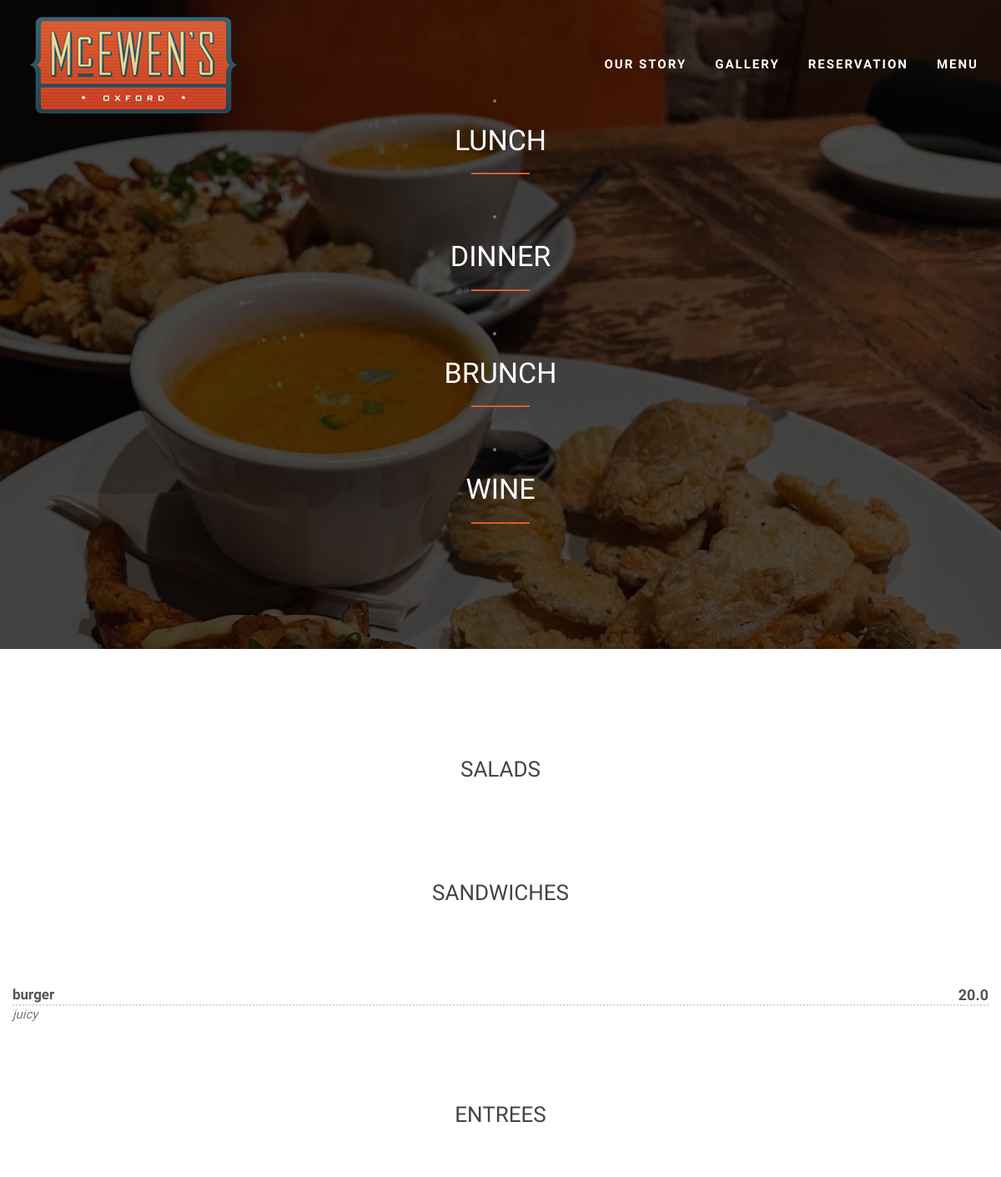
The page /lunch/ on the database as committed earlier.
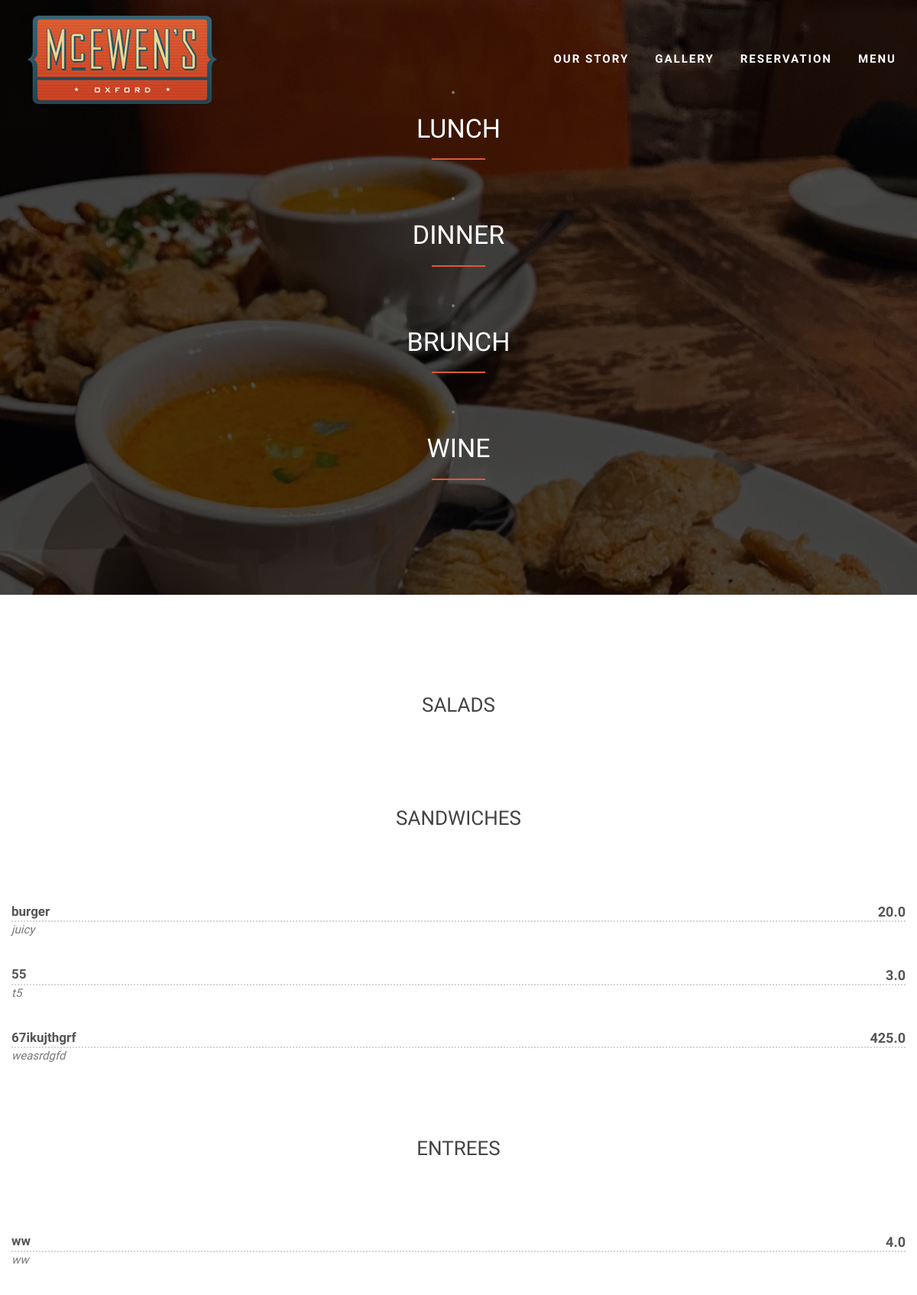
The same page on the database as committed later.
### mcewens/models.py (models this page shows)
class MenuItem(models.Model):
    name = models.CharField(max_length=50)
    CATEGORY_CHOICES = (
        ("Brunch", "Brunch"),
        ("Lunch", "Lunch"),
        ("Dinner", "Dinner"),
        ("Wine and Cocktails", "Wine and Cocktails"),
    )
    category = models.CharField(choices=CATEGORY_CHOICES, max_length=50)
    TYPE_CHOICES = (
        ("Appetizers", "Appetizers"),
        ("Salads", "Salads"),
        ("Soups", "Soups"),
        ("Entrees", "Entrees"),
        ("Sandwiches", "Sandwiches"),
        ("Wine", "Wine"),
        ("Cocktails", "Cocktails"),
    )
    item_type = models.CharField(choices=TYPE_CHOICES, max_length=50, blank=True)
    description = models.TextField(max_length=200, blank=True)
    price = models.CharField(max_length=50)
    CURRENT_CHOICES = (
        (1, "On menu"),
        (0, "Not on menu"),
    )
    current = models.IntegerField(default=1, choices=CURRENT_CHOICES)
    class Meta:
        unique_together = ("name", "category")

### mcewens/views.py (the view)
# urls.py: path("lunch/", lunch_view, name="lunch"),
def lunch_view(request):
    TYPES = ("Salads", "Sandwiches", "Entrees")
    lunch_item = get_current_by_category("Lunch").values()
    return render(request, "lunch.html", {"types": TYPES, "items": lunch_item})

### mcewens/models.py (called while the page is built)
def get_current_by_category(cat):
    return MenuItem.objects.filter(category=cat, current=1)

### mcewens/templates/lunch.html (shortened to what this page needs)
{% extends 'index.html' %} {% block content%}
<div id="restaurant-menu">
  <div class="section-title text-center center">
    <div class="overlay">
      <li>
        <a id="lunch-link" href="{% url 'lunch' %}" class="page-scroll">
          <h2>Lunch</h2>
        </a>
      </li>
      <hr />
      <li>
        <a id="dinner-link" href="{% url 'dinner' %}" class="page-scroll">
          <h2>Dinner</h2>
        </a>
      </li>
      <hr />
      <li>
        <a id="brunch-link" href="{% url 'brunch' %}" class="page-scroll">
          <h2>Brunch</h2>
        </a>
      </li>
      <hr />
      <li>
        <a id="wine-link" href="{% url 'wine' %}" class="page-scroll">
          <h2>Wine</h2>
        </a>
      </li>
      <hr />
    </div>
  </div>
  <div class="container">
    <div class="row">
   {% for type in types %}
      <div class="container">
        <div class="row">
           <div class="overlay">
            <h2 class="menu-section-title">{{ type }}</h2>
            <div class="overlay">
              <div class="container">
                <div class="row">
                    {% for item in items %} {% if item.item_type == type %}
                    <div class="menu-item">
                      <div class="menu-item-name">{{ item.name }}</div>
                      <div class="menu-item-price">{{ item.price }}</div>
                      <div class="menu-item-description">{{ item.description }}</div>
                    </div>
                    {% endif %} {% endfor %} {% endfor %}
                  </div>
                  {% endblock content%}

### mcewens/templates/index.html (shortened to what this page needs)
{% load static %}
<!DOCTYPE html>
<html lang="en">
<head>
  <link rel="stylesheet" type="text/css" href="{% static 'css/bootstrap.css' %}" />
  <link rel="stylesheet" type="text/css" href="{% static 'fonts/font-awesome/css/font-awesome.css' %}" />
  <link rel="stylesheet" type="text/css" href="{% static 'css/style.css' %}" />
  <link rel="stylesheet" type="text/css" href="{% static 'css/nivo-lightbox/nivo-lightbox.css' %}" />
  <link rel="stylesheet" type="text/css" href="{% static 'css/nivo-lightbox/default.css' %}" />
</head>
<body id="page-top" data-spy="scroll" data-target=".navbar-fixed-top">
  <nav id="menu" class="navbar navbar-default navbar-fixed-top">
    <div class="container">
      <div class="navbar-header">
        {% if user.is_authenticated %} <a href="{%url 'restaurant_admin'%}">
          <img src="{% static 'img/logo_360.png' %}" class="img-responsive" alt="Logo" />
        </a>
        {%else%}
        <a href="{%url 'home'%}">
          <img src="{% static 'img/logo_360.png' %}" class="img-responsive" alt="Logo" />
        </a>
        {% endif %}
      </div>
      <div class="collapse navbar-collapse" id="bs-example-navbar-collapse-1">
        <ul class="nav navbar-nav navbar-right">
          <li><a href="{%url 'home'%}#about" class="page-scroll">Our story</a></li>
          <li><a href="{%url 'home'%}#portfolio" class="page-scroll">Gallery</a></li>
          <li><a href="{%url 'home'%}#call-reservation" class="page-scroll">Reservation</a></li>
          <li><a href="{% url 'menu' %}" class="page-scroll">Menu</a></li>
        </ul>
      </div>
    </div>
  </nav>
  {% block content %}{% endblock content %}
</body>
</html>

### mcewens/static/css/style.css (style rules this page uses)
body, html { font-family: 'Raleway', sans-serif; text-rendering: optimizeLegibility !important; -webkit-font-smoothing: antialiased !important; color: #777; font-weight: 300; width: 100% !important; height: 100% !important; -webkit-font-smoothing: antialiased !important; }
h2 { margin-bottom: 20px; margin: 10 0 20px 0; font-weight: 500; font-size: 34px; color: #333; text-transform: uppercase; }
a { color: #DB5C32; }
ul, ol { list-style: none; }
ul, ol { padding: 0; webkit-padding: 0; moz-padding: 0; }
hr { height: 2px; width: 70px; text-align: center; position: relative; background: #DB5C32; margin: 0; margin-bottom: 40px; border: 0; }
#menu { padding: 20px; transition: all 1s; }
#menu.navbar-default { background-color: rgba(248, 248, 248, 0); border-color: rgba(231, 231, 231, 0); }
#menu.navbar-default .navbar-nav > li > a { text-transform: uppercase; color: #ffffff; font-weight: 700; font-size: 15px; padding: 5px 0; border: 2px solid transparent; letter-spacing: 2px; margin: 40px 15px 0 15px; }
.section-title { margin-bottom: 70px; }
.section-title .overlay { padding: 110px 0; background: rgba(0, 0, 0, 0.7); }
.section-title hr { margin: 0 auto; margin-bottom: 40px; }
#restaurant-menu .section-title { background: #444 url(../img/farmer.jpg) center center no-repeat fixed; background-size: cover; }
#restaurant-menu .section-title h2 { color: #fff; }
#restaurant-menu .menu-section-title { font-size: 26px; display: block; font-weight: 500; color: #444; margin: 60px 0; text-align: center; }
#restaurant-menu .menu-item { margin: 35px 0; font-size: 18px; }
#restaurant-menu .menu-item-name { font-weight: 600; font-size: 17px; color: #555; border-bottom: 2px dotted rgb(213, 213, 213); }
#restaurant-menu .menu-item-description { font-style: italic; font-size: 15px; }
#restaurant-menu .menu-item-price { float: right; font-weight: 600; color: #555; margin-top: -26px; }

Rows that differ between the two databases and show on the page:
added MenuItem: name "55", price "3.0", description "t5", shown under "SANDWICHES"
added MenuItem: name "67ikujthgrf", price "425.0", description "weasrdgfd", shown under "SANDWICHES"
added MenuItem: name "ww", price "4.0", description "ww", shown under "ENTREES"
